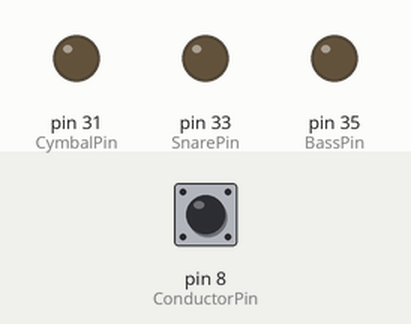
The sketch below on a simulated Arduino Mega 2560, built with avr-gcc and run on an emulated ATmega2560. On the bench: output pins drawn as LEDs (lit = HIGH). The inputs (shaded band) are chosen by the test bench; at power-on: pin 8 (ConductorPin) HIGH. What the sketch prints to the serial monitor is not drawn.

Above: at 1.2 s.
1.3 s: pin 8 (ConductorPin) pulled LOW for 0.15 s
Timing chart, 0 to 4.3 s (numbered marks = the images above; inputs shaded):
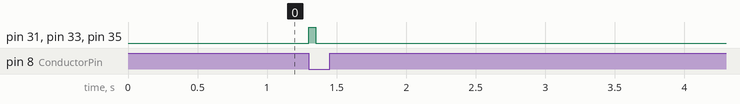

The sketch:

SimpleConductorCode.ino
```cpp
const int SnarePin = 33;
const int BassPin = 35;
const int CymbalPin = 31;

const int ConductorPin = 8;

const int SnareTime = 50;
const int BassTime = 90;
const int CymbalTime = 90;
const int DelayTime = 100;

int OnSignal = 1;


void setup()
{
    // Begin USB Serial
    Serial.begin(9600);

    pinMode(SnarePin, OUTPUT);
    pinMode(BassPin, OUTPUT);
    pinMode(CymbalPin, OUTPUT);

    pinMode(ConductorPin, INPUT_PULLUP);

    digitalWrite(SnarePin,LOW);
    digitalWrite(BassPin,LOW);
    digitalWrite(CymbalPin,LOW);

}

void loop()
{
    Serial.println("Loop Start");

    OnSignal = 1;
    while (OnSignal > 0)
    {
        OnSignal = digitalRead(ConductorPin); // Wait for Conductor ON (LOW)
    }

    digitalWrite(SnarePin,HIGH);
    digitalWrite(CymbalPin,HIGH);
    digitalWrite(BassPin,HIGH);

    delay(SnareTime);

    digitalWrite(SnarePin,LOW);
    digitalWrite(CymbalPin,LOW);
    digitalWrite(BassPin,LOW);

    delay(DelayTime);

    while (OnSignal < 1)
    {
        OnSignal = digitalRead(ConductorPin); // Wait for Conductor OFF (HIGH)
    }


}
```

Measured:
- after the input at 1.3 s, pin 31 (CymbalPin), pin 33 (SnarePin), pin 35 (BassPin): LOW → HIGH at once, → LOW 0.05 s later
